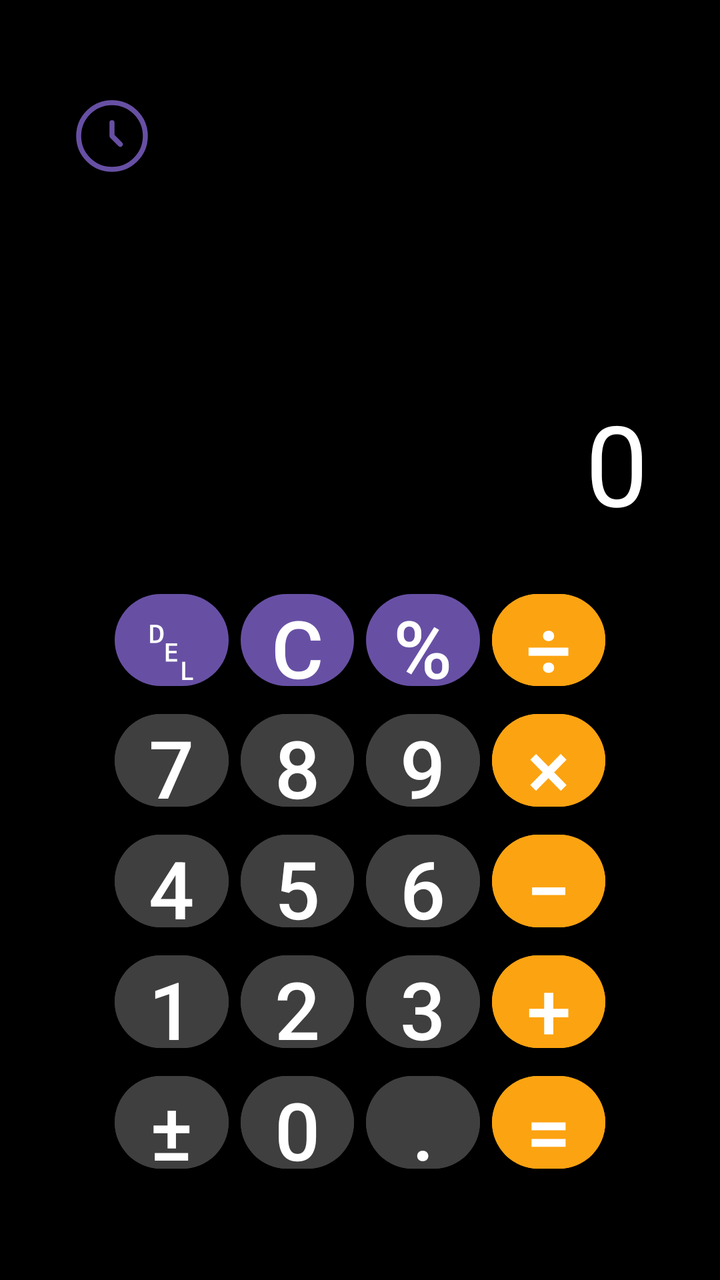
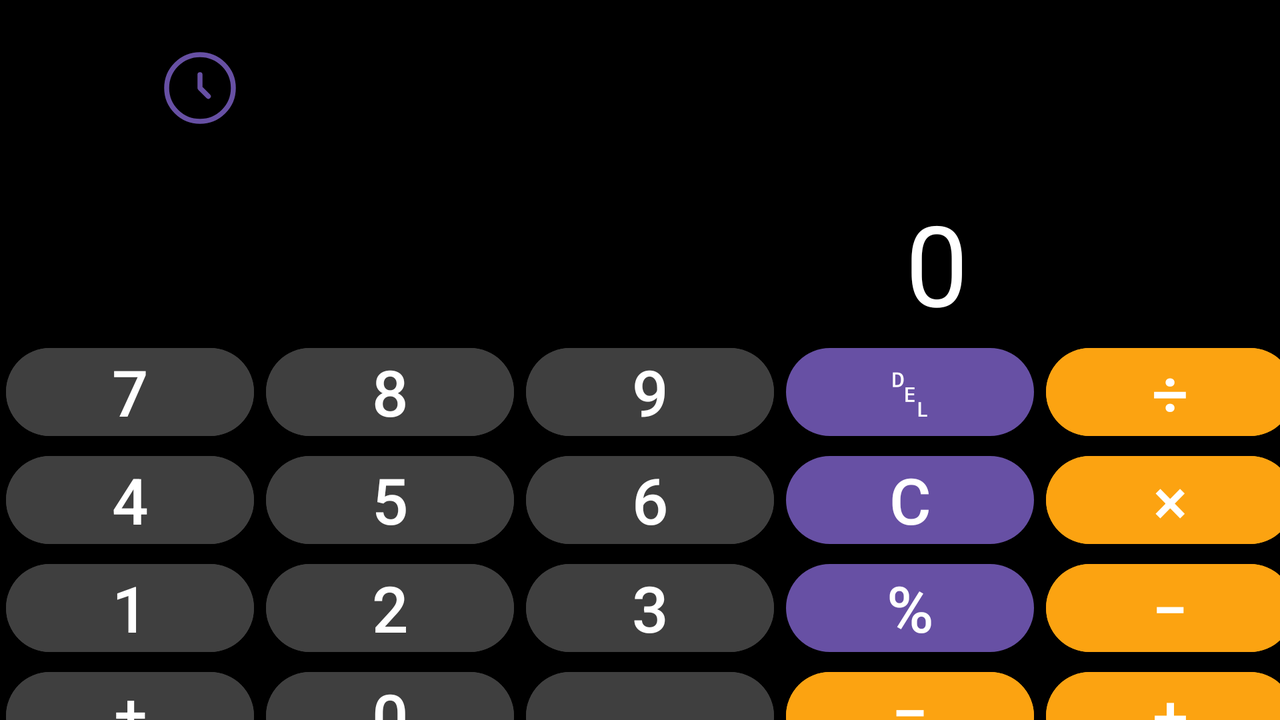

Compare how this app lays out the same screen by default and in its alternative resource folder. The renders come first, then the two layout files and the values they reference.
<!-- AndroidManifest.xml: application theme Theme.Calculator4android -->
<!-- res/layout/activity_main.xml -->
<?xml version="1.0" encoding="utf-8"?>
<androidx.constraintlayout.widget.ConstraintLayout
    xmlns:android="http://schemas.android.com/apk/res/android"
    xmlns:app="http://schemas.android.com/apk/res-auto"
    xmlns:tools="http://schemas.android.com/tools"
    android:id="@+id/main"
    android:layout_width="match_parent"
    android:layout_height="match_parent"
    tools:context=".MainActivity"
    android:orientation="horizontal"
    android:background="@color/black"
    >
    <Button
        android:id="@+id/history"
        android:layout_width="40dp"
        android:layout_height="40dp"
        android:textSize="20sp"
        android:background="@drawable/clock_circle_svgrepo_com"
        android:layout_marginStart="36dp"
        android:layout_marginTop="48dp"
        android:backgroundTint="@null"
        app:layout_constraintTop_toTopOf="parent"
        app:layout_constraintStart_toStartOf="parent"
        />
    <View
        android:id="@+id/spaceTop"
        android:layout_width="0dp"
        android:layout_height="0dp"
        app:layout_constraintTop_toBottomOf="@id/history"
        app:layout_constraintBottom_toTopOf="@id/equationBox"
        app:layout_constraintStart_toStartOf="parent"
        app:layout_constraintEnd_toEndOf="parent"
        app:layout_constraintHeight_default="percent"
        app:layout_constraintHeight_percent="0.1"/>
    <TextView
        android:id="@+id/equationBox"
        android:layout_width="wrap_content"
        android:layout_height="30dp"
        android:textSize="24sp"
        android:textColor="@color/lightGrey"
        android:layout_marginHorizontal="36dp"
        app:layout_constraintTop_toBottomOf="@id/spaceTop"
        app:layout_constraintEnd_toEndOf="parent" />


    <HorizontalScrollView
        android:id="@+id/textContainer"
        android:layout_width="match_parent"
        android:layout_height="wrap_content"
        android:layout_marginTop="12dp"
        android:scrollbars="horizontal"
        android:layout_marginHorizontal="36dp"
        app:layout_constraintTop_toBottomOf="@id/equationBox"
        app:layout_constraintEnd_toEndOf="parent">
        <TextView
            android:id="@+id/textField"
            android:layout_width="wrap_content"
            android:layout_height="76dp"
            android:layout_gravity="end"
            android:singleLine="true"
            android:text="0"
            android:textColor="@color/white"
            android:textSize="56sp" />
    </HorizontalScrollView>

    <GridLayout
        android:id="@+id/grid"
        android:layout_width="0dp"
        android:layout_height="0dp"
        android:columnCount="4"
        android:rowCount="5"
        android:layout_marginTop="20dp"
        android:layout_marginBottom="48dp"
        android:paddingHorizontal="0dp"
        app:layout_constraintTop_toBottomOf="@id/textContainer"
        app:layout_constraintStart_toStartOf="parent"
        app:layout_constraintEnd_toEndOf="parent"
        app:layout_constraintBottom_toTopOf="@id/spaceBottom"
        app:layout_constraintDimensionRatio="5:6"
        android:useDefaultMargins="true">
            <Button
                android:id="@+id/delete"
                android:layout_width="0dp"
                android:layout_height="0dp"
                android:layout_columnWeight="1"
                android:layout_rowWeight="1"
                android:padding="0dp"
                android:layout_margin="3dp"
                android:gravity="center"
                android:text="\u2421"
                android:textSize="40sp"
                />
            <Button
                android:id="@+id/clear"
                android:layout_width="0dp"
                android:layout_height="0dp"
                android:layout_columnWeight="1"
                android:layout_rowWeight="1"
                android:padding="0dp"

                android:layout_margin="3dp"
                android:gravity="center"
                android:text="C"
                android:textSize="40sp" />
            <Button
                android:id="@+id/precent"
                android:layout_width="0dp"
                android:layout_height="0dp"
                android:layout_columnWeight="1"
                android:layout_rowWeight="1"
                android:padding="0dp"

                android:layout_margin="3dp"
                android:gravity="center"
                android:text="\u0025"
                android:textSize="40sp" />
            <Button
                android:id="@+id/division"
                android:layout_width="0dp"
                android:layout_height="0dp"
                android:layout_columnWeight="1"
                android:layout_rowWeight="1"
                android:padding="0dp"

                android:layout_margin="3dp"
                android:gravity="center"
                android:text="\u00f7"
                android:textSize="40sp"
                android:backgroundTint="@color/orange"/>
        

            <Button
                android:id="@+id/seven"
                                android:layout_width="0dp"
                android:layout_height="0dp"
                android:layout_columnWeight="1"
                android:layout_rowWeight="1"
                android:padding="0dp"

                android:layout_margin="3dp"
                android:gravity="center"
                android:text="7"
                android:textSize="40sp"
                android:backgroundTint="@color/grey"/>

            <Button
                android:id="@+id/eight"
                                android:layout_width="0dp"
                android:layout_height="0dp"
                android:layout_columnWeight="1"
                android:layout_rowWeight="1"
                android:padding="0dp"

                android:layout_margin="3dp"
                android:gravity="center"
                android:text="8"
                android:textSize="40sp"
                android:backgroundTint="@color/grey"/>

            <Button
                android:id="@+id/nine"
                android:layout_width="0dp"
                android:layout_height="0dp"
                android:layout_columnWeight="1"
                android:layout_rowWeight="1"
                android:padding="0dp"

                android:layout_margin="3dp"
                android:gravity="center"
                android:text="9"
                android:textSize="40sp"
                android:backgroundTint="@color/grey"/>
            <Button
                android:id="@+id/multiply"
                android:layout_width="0dp"
                android:layout_height="0dp"
                android:layout_columnWeight="1"
                android:layout_rowWeight="1"
                android:padding="0dp"

                android:layout_margin="3dp"
                android:gravity="center"
                android:text="\u00d7"
                android:textSize="40sp"
                android:backgroundTint="@color/orange"/>
            
            <Button
                android:id="@+id/four"
                                android:layout_width="0dp"
                android:layout_height="0dp"
                android:layout_columnWeight="1"
                android:layout_rowWeight="1"
                android:padding="0dp"

                android:layout_margin="3dp"
                android:gravity="center"
                android:text="4"
                android:textSize="40sp"
                android:backgroundTint="@color/grey"/>

            <Button
                android:id="@+id/five"
                                android:layout_width="0dp"
                android:layout_height="0dp"
                android:layout_columnWeight="1"
                android:layout_rowWeight="1"
                android:padding="0dp"

                android:layout_margin="3dp"
                android:gravity="center"
                android:text="5"
                android:textSize="40sp"
                android:backgroundTint="@color/grey"/>

            <Button
                android:id="@+id/six"
                                android:layout_width="0dp"
                android:layout_height="0dp"
                android:layout_columnWeight="1"
                android:layout_rowWeight="1"
                android:padding="0dp"

                android:layout_margin="3dp"
                android:gravity="center"
                android:text="6"
                android:textSize="40sp"
                android:backgroundTint="@color/grey"/>
            <Button
                android:id="@+id/minus"
                                android:layout_width="0dp"
                android:layout_height="0dp"
                android:layout_columnWeight="1"
                android:layout_rowWeight="1"
                android:padding="0dp"

                android:layout_margin="3dp"
                android:gravity="center"
                android:text="\u2212"
                android:textSize="40sp"
                android:backgroundTint="@color/orange"/>
            
            <Button
                android:id="@+id/one"
                                android:layout_width="0dp"
                android:layout_height="0dp"
                android:layout_columnWeight="1"
                android:layout_rowWeight="1"
                android:padding="0dp"

                android:layout_margin="3dp"
                android:gravity="center"
                android:text="1"
                android:textSize="40sp"
                android:backgroundTint="@color/grey"/>

            <Button
                android:id="@+id/two"
                android:layout_width="0dp"
                android:layout_height="0dp"
                android:layout_columnWeight="1"
                android:layout_rowWeight="1"
                android:padding="0dp"
                android:layout_margin="3dp"
                android:gravity="center"

                android:text="2"
                android:textSize="40sp"
                android:backgroundTint="@color/grey"/>

            <Button
                android:id="@+id/three"
                android:layout_width="0dp"
                android:layout_height="0dp"
                android:layout_columnWeight="1"
                android:layout_rowWeight="1"
                android:padding="0dp"

                android:layout_margin="3dp"
                android:gravity="center"
                android:text="3"
                android:textSize="40sp"
                android:backgroundTint="@color/grey"/>
            <Button
                android:id="@+id/plus"
                                android:layout_width="0dp"
                android:layout_height="0dp"
                android:layout_columnWeight="1"
                android:layout_rowWeight="1"
                android:padding="0dp"

                android:layout_margin="3dp"
                android:gravity="center"
                android:text="\u002b"
                android:textSize="40sp"
                android:backgroundTint="@color/orange"/>
            
            <Button
                android:id="@+id/signChange"
                                android:layout_width="0dp"
                android:layout_height="0dp"
                android:layout_columnWeight="1"
                android:layout_rowWeight="1"
                android:padding="0dp"

                android:layout_margin="3dp"
                android:gravity="center"
                android:text="\u00b1"
                android:textSize="40sp"
                android:backgroundTint="@color/grey"/>
            <Button
                android:id="@+id/zero"
                                android:layout_width="0dp"
                android:layout_height="0dp"
                android:layout_columnWeight="1"
                android:layout_rowWeight="1"
                android:padding="0dp"

                android:layout_margin="3dp"
                android:gravity="center"
                android:text="0"
                android:textSize="40sp"
                android:backgroundTint="@color/grey"/>

            <Button
                android:id="@+id/point"
                                android:layout_width="0dp"
                android:layout_height="0dp"
                android:layout_columnWeight="1"
                android:layout_rowWeight="1"
                android:padding="0dp"

                android:layout_margin="3dp"
                android:gravity="center"
                android:text="."
                android:textSize="40sp"
                android:backgroundTint="@color/grey"/>

            <Button
                android:id="@+id/equal"
                                android:layout_width="0dp"
                android:layout_height="0dp"
                android:layout_columnWeight="1"
                android:layout_rowWeight="1"
                android:padding="0dp"

                android:layout_margin="3dp"
                android:gravity="center"
                android:text="="
                android:textSize="40sp"
                android:backgroundTint="@color/orange"/>
    </GridLayout>
    <View
        android:id="@+id/spaceBottom"
        android:layout_width="0dp"
        android:layout_height="0dp"
        app:layout_constraintTop_toBottomOf="@id/grid"
        app:layout_constraintBottom_toBottomOf="parent"
        app:layout_constraintStart_toStartOf="parent"
        app:layout_constraintEnd_toEndOf="parent"
        app:layout_constraintHeight_default="percent"
        app:layout_constraintHeight_percent="0.001"/>

</androidx.constraintlayout.widget.ConstraintLayout>
<!-- resources referenced by this layout -->
<resources>
  <color name="black">#FF000000</color>
  <color name="grey">#3f3f3f</color>
  <color name="lightGrey">#c6c6c6</color>
  <color name="orange">#fca311</color>
  <color name="white">#FFFFFFFF</color>
  <!-- drawable clock_circle_svgrepo_com (drawable) -->
  <vector xmlns:android="http://schemas.android.com/apk/res/android"
      android:width="800dp"
      android:height="800dp"
      android:viewportWidth="24"
      android:viewportHeight="24">
    <path
        android:pathData="M12,12m-10,0a10,10 0,1 1,20 0a10,10 0,1 1,-20 0"
        android:strokeWidth="1.5"
        android:fillColor="#00000000"
        android:strokeColor="@color/orange"/>
    <path
        android:pathData="M12,8V12L14.5,14.5"
        android:strokeLineJoin="round"
        android:strokeWidth="1.5"
        android:fillColor="#00000000"
        android:strokeColor="@color/orange"
        android:strokeLineCap="round"/>
  </vector>
  <style name="Theme.Calculator4android" parent="Base.Theme.Calculator4android" />
  <style name="Base.Theme.Calculator4android" parent="Theme.Material3.Light.NoActionBar">
          
          
      </style>
</resources>
<!-- res/layout-land/activity_main.xml (the repository's variant of the layout above) -->
<!-- drawn on the phone turned sideways -->
<?xml version="1.0" encoding="utf-8"?>
<LinearLayout
    xmlns:android="http://schemas.android.com/apk/res/android"
    xmlns:app="http://schemas.android.com/apk/res-auto"
    xmlns:tools="http://schemas.android.com/tools"
    android:id="@+id/main"
    android:layout_width="match_parent"
    android:layout_height="match_parent"
    tools:context=".MainActivity"
    android:orientation="vertical"
    android:background="@color/black"
    >
    <Button
        android:id="@+id/history"
        android:layout_width="40dp"
        android:layout_height="40dp"
        android:textSize="20sp"
        android:background="@drawable/clock_circle_svgrepo_com"
        android:layout_marginStart="80dp"
        android:layout_marginTop="24dp"
        android:text=""
        android:backgroundTint="@null"
        />
    <TextView
        android:id="@+id/equationBox"
        android:layout_width="wrap_content"
        android:layout_height="30dp"
        android:layout_gravity="end"
        android:layout_marginEnd="150dp"
        android:textSize="24sp"
        android:textColor="@color/lightGrey"
        android:layout_marginHorizontal="36dp" />

    <HorizontalScrollView  android:text=""
        android:id="@+id/textContainer"
        android:layout_width="wrap_content"
        android:layout_height="wrap_content"
        android:scrollbars="horizontal"
        android:layout_gravity="end"
        android:layout_marginHorizontal="36dp">

        <TextView
            android:id="@+id/textField"
            android:layout_width="wrap_content"
            android:layout_height="76dp"
            android:layout_gravity="end"
            android:layout_marginEnd="120dp"
            android:singleLine="true"
            android:text="0"
            android:textColor="@color/white"
            android:textSize="56sp"
            app:layout_constraintTop_toTopOf="parent" />
    </HorizontalScrollView>

    <GridLayout
        android:layout_width="wrap_content"
        android:layout_height="wrap_content"
        android:columnCount="5"
        android:rowCount="4"
        android:layout_gravity="center"
        >
        <Button
            android:id="@+id/seven"
            android:layout_width="124dp"
            android:layout_height="52dp"
            android:layout_marginBottom="2dp"
            android:layout_marginStart="3dp"
            android:layout_marginEnd="3dp"
            android:text="7"
            android:gravity="center"
            android:padding="0dp"
            android:textSize="32sp"
            android:backgroundTint="@color/grey"/>
        <Button
            android:id="@+id/eight"
            android:layout_width="124dp"
            android:layout_height="52dp"
            android:layout_marginBottom="2dp"
            android:layout_marginStart="3dp"
            android:layout_marginEnd="3dp"
            android:gravity="center"
            android:padding="0dp"
            android:text="8"
            android:textSize="32sp"
            android:backgroundTint="@color/grey"/>
        <Button
            android:id="@+id/nine"
            android:layout_width="124dp"
            android:layout_height="52dp"
            android:layout_marginBottom="2dp"
            android:layout_marginStart="3dp"
            android:layout_marginEnd="3dp"
            android:gravity="center"
            android:padding="0dp"
            android:text="9"
            android:textSize="32sp"
            android:backgroundTint="@color/grey"/>
        <Button
            android:id="@+id/delete"
            android:layout_width="124dp"
            android:layout_height="52dp"
            android:layout_marginBottom="2dp"
            android:layout_marginStart="3dp"
            android:layout_marginEnd="3dp"
            android:gravity="center"
            android:padding="0dp"
            android:text="\u2421"
            android:textSize="32sp"
            />
        <Button
            android:id="@+id/division"
            android:layout_width="124dp"
            android:layout_height="52dp"
            android:layout_marginBottom="2dp"
            android:layout_marginStart="3dp"
            android:layout_marginEnd="3dp"
            android:gravity="center"
            android:padding="0dp"
            android:text="\u00f7"
            android:textSize="32sp"
            android:backgroundTint="@color/orange"/>
        
        <Button
            android:id="@+id/four"
            android:layout_width="124dp"
            android:layout_height="52dp"
            android:layout_marginBottom="2dp"
            android:layout_marginStart="3dp"
            android:layout_marginEnd="3dp"
            android:gravity="center"
            android:padding="0dp"
            android:text="4"
            android:textSize="32sp"
            android:backgroundTint="@color/grey"/>
        <Button
            android:id="@+id/five"
            android:layout_width="124dp"
            android:layout_height="52dp"
            android:layout_marginBottom="2dp"
            android:layout_marginStart="3dp"
            android:layout_marginEnd="3dp"
            android:gravity="center"
            android:padding="0dp"
            android:text="5"
            android:textSize="32sp"
            android:backgroundTint="@color/grey"/>
        <Button
            android:id="@+id/six"
            android:layout_width="124dp"
            android:layout_height="52dp"
            android:layout_marginBottom="2dp"
            android:layout_marginStart="3dp"
            android:layout_marginEnd="3dp"
            android:gravity="center"
            android:padding="0dp"
            android:text="6"
            android:textSize="32sp"
            android:backgroundTint="@color/grey"/>
        <Button
            android:id="@+id/clear"
            android:layout_width="124dp"
            android:layout_height="52dp"
            android:layout_marginBottom="2dp"
            android:layout_marginStart="3dp"
            android:layout_marginEnd="3dp"
            android:gravity="center"
            android:padding="0dp"
            android:text="C"
            android:textSize="32sp" />
        <Button
            android:id="@+id/multiply"
            android:layout_width="124dp"
            android:layout_height="52dp"
            android:layout_marginBottom="2dp"
            android:layout_marginStart="3dp"
            android:layout_marginEnd="3dp"
            android:gravity="center"
            android:padding="0dp"
            android:text="\u00d7"
            android:textSize="32sp"
            android:backgroundTint="@color/orange"/>
        
        <Button
            android:id="@+id/one"
            android:layout_width="124dp"
            android:layout_height="52dp"
            android:layout_marginBottom="2dp"
            android:layout_marginStart="3dp"
            android:layout_marginEnd="3dp"
            android:gravity="center"
            android:padding="0dp"
            android:text="1"
            android:textSize="32sp"
            android:backgroundTint="@color/grey"/>
        <Button
            android:id="@+id/two"
            android:layout_width="124dp"
            android:layout_height="52dp"
            android:layout_marginBottom="2dp"
            android:layout_marginStart="3dp"
            android:layout_marginEnd="3dp"
            android:gravity="center"
            android:padding="0dp"
            android:text="2"
            android:textSize="32sp"
            android:backgroundTint="@color/grey"/>
        <Button
            android:id="@+id/three"
            android:layout_width="124dp"
            android:layout_height="52dp"
            android:layout_marginBottom="2dp"
            android:layout_marginStart="3dp"
            android:layout_marginEnd="3dp"
            android:gravity="center"
            android:padding="0dp"
            android:text="3"
            android:textSize="32sp"
            android:backgroundTint="@color/grey"/>
        <Button
            android:id="@+id/precent"
            android:layout_width="124dp"
            android:layout_height="52dp"
            android:layout_marginBottom="2dp"
            android:layout_marginStart="3dp"
            android:layout_marginEnd="3dp"
            android:gravity="center"
            android:padding="0dp"
            android:text="\u0025"
            android:textSize="32sp" />
        <Button
            android:id="@+id/minus"
            android:layout_width="124dp"
            android:layout_height="52dp"
            android:layout_marginBottom="2dp"
            android:layout_marginStart="3dp"
            android:layout_marginEnd="3dp"
            android:gravity="center"
            android:padding="0dp"
            android:text="\u2212"
            android:textSize="32sp"
            android:backgroundTint="@color/orange"/>
        
        <Button
            android:id="@+id/signChange"
            android:layout_width="124dp"
            android:layout_height="52dp"
            android:layout_marginBottom="2dp"
            android:layout_marginStart="3dp"
            android:layout_marginEnd="3dp"
            android:gravity="center"
            android:padding="0dp"
            android:text="\u00b1"
            android:textSize="32sp"
            android:backgroundTint="@color/grey"/>
        <Button
            android:id="@+id/zero"
            android:layout_width="124dp"
            android:layout_height="52dp"
            android:layout_marginBottom="2dp"
            android:layout_marginStart="3dp"
            android:layout_marginEnd="3dp"
            android:gravity="center"
            android:padding="0dp"
            android:text="0"
            android:textSize="32sp"
            android:backgroundTint="@color/grey"/>
        <Button
            android:id="@+id/point"
            android:layout_width="124dp"
            android:layout_height="52dp"
            android:layout_marginBottom="2dp"
            android:layout_marginStart="3dp"
            android:layout_marginEnd="3dp"
            android:gravity="center"
            android:padding="0dp"
            android:text="."
            android:textSize="32sp"
            android:backgroundTint="@color/grey"/>
        <Button
            android:id="@+id/equal"
            android:layout_width="124dp"
            android:layout_height="52dp"
            android:layout_marginBottom="2dp"
            android:layout_marginStart="3dp"
            android:layout_marginEnd="3dp"
            android:gravity="center"
            android:padding="0dp"
            android:text="="
            android:textSize="32sp"
            android:backgroundTint="@color/orange"/>
        <Button
            android:id="@+id/plus"
            android:layout_width="124dp"
            android:layout_height="52dp"
            android:layout_marginBottom="2dp"
            android:layout_marginStart="3dp"
            android:layout_marginEnd="3dp"
            android:gravity="center"
            android:padding="0dp"
            android:text="\u002b"
            android:textSize="32sp"
            android:backgroundTint="@color/orange"/>
    </GridLayout>
</LinearLayout>
